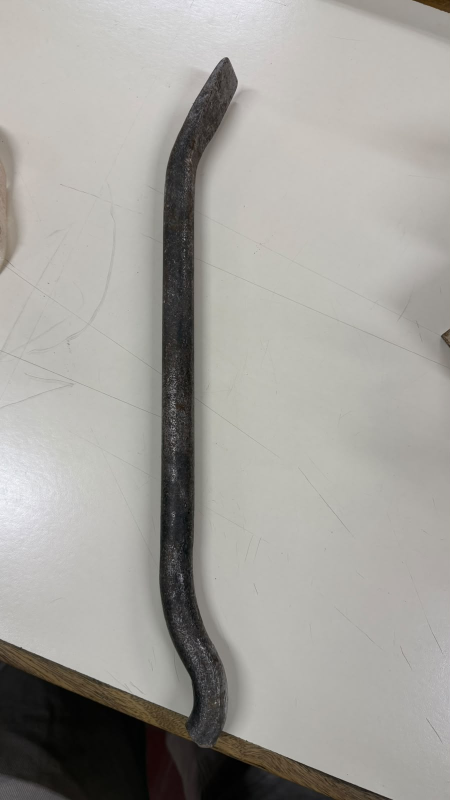
#> input picture MODULO2/4-calidad-fotografica/foto1.jpg, 900 x 1600 px (shown at 1/2 size); its folder holds 4 pictures in this run
$ python mediciones.py   (older library calls are emulated)
#> lines starting #> are read from the running program, lines starting #| are printed output that depends on the picture; after the words box and inside, x2 and y2 are one past the last pixel; in counts of white or black regions, pixels touching at a corner belong together
"""Mediciones de calidad de las fotos (Informe 4). Uso: python mediciones.py  (con foto1.jpg ... foto5.jpg en la carpeta).
Requiere opencv-python, numpy, scipy."""
import cv2, numpy as np, hashlib
from scipy.ndimage import binary_fill_holes

def pieza(im):
    g = cv2.cvtColor(im, cv2.COLOR_BGR2GRAY)
    m = (g < 105).astype(np.uint8)
    m = cv2.morphologyEx(m, cv2.MORPH_OPEN, np.ones((5, 5), np.uint8))
    m = cv2.morphologyEx(m, cv2.MORPH_CLOSE, np.ones((9, 9), np.uint8))
    n, lab, st, _ = cv2.connectedComponentsWithStats(m)
    cand = [k for k in range(1, n) if st[k][3] > 600]          # región alargada (pieza completa)
    if not cand: return None
    k = max(cand, key=lambda k: st[k][4])
    mm = binary_fill_holes(lab == k)
    # recorta la parte que se une con el piso/borde de la mesa: filas con ancho anómalo
    w = mm.sum(1); med = np.median(w[w > 0]); mm[w > 2.2 * med] = False
    return mm

for i in range(1, 6):
    f = f'foto{i}.jpg'; im = cv2.imread(f); h, wd = im.shape[:2]
#> further down, im is the input picture: shape (1600, 900, 3); mean B, G, R 156.7, 161.5, 163.5
#> after `h, wd = im.shape[:2]`: h = 1600; wd = 900
    g = cv2.cvtColor(im, cv2.COLOR_BGR2GRAY)
    lab = cv2.cvtColor(im, cv2.COLOR_BGR2LAB).astype(float)
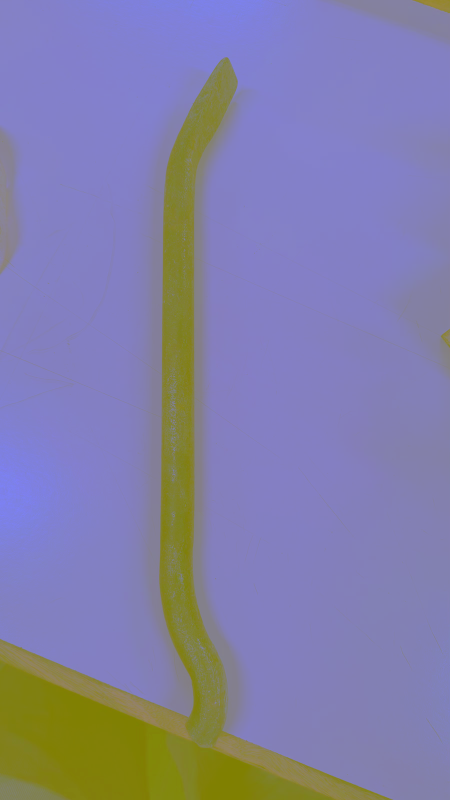
#> lab: shape (1600, 900, 3) float64 (shown at 1/2 size); mean B, G, R 167.6, 127.9, 130.8
    L, A, B = lab[..., 0] * 100 / 255, lab[..., 1] - 128, lab[..., 2] - 128
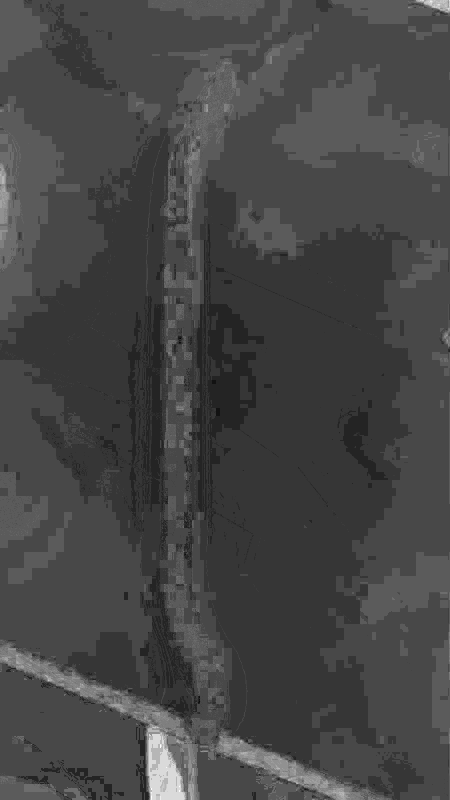
#> A: shape (1600, 900) float64 (shown at 1/2 size); min -4, max 10, mean -0.146; drawn with min black and max white
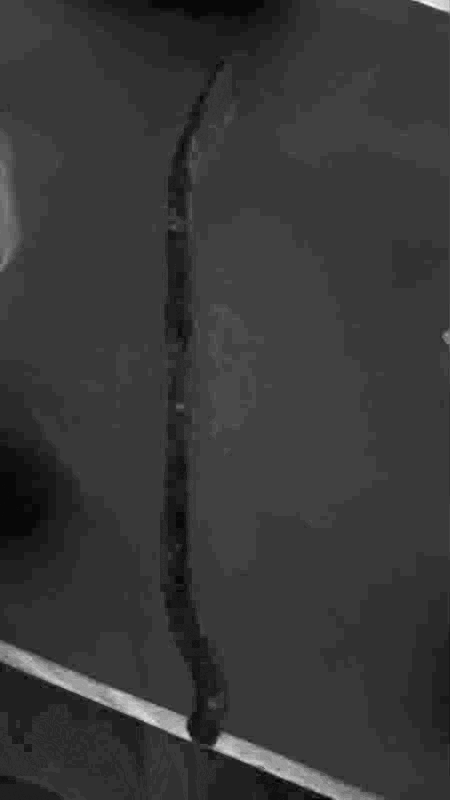
#> B: shape (1600, 900) float64 (shown at 1/2 size); min -4, max 27, mean 2.8; drawn with min black and max white
    hsv = cv2.cvtColor(im, cv2.COLOR_BGR2HSV)
#> hsv: shape (1600, 900, 3); mean H, S, V 29.4, 15.2, 163.6
    bg = (hsv[..., 2] > 150) & (hsv[..., 1] < 40)               # fondo: claro y poco saturado
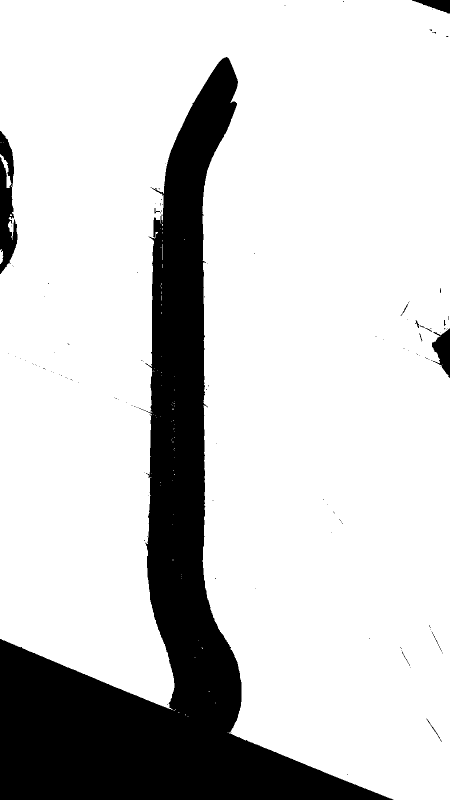
#> bg: shape (1600, 900) bool (shown at 1/2 size); 81% white; 121 black regions (108 under 20 px), largest, box (x1, y1, x2, y2) and area: (0, 114, 787, 1600) 263557, (0, 262, 35, 548) 6086, (864, 657, 900, 756) 2049
    celdas = []
    for r in range(4):
        for c in range(4):
            sl = (slice(r * h // 4, (r + 1) * h // 4), slice(c * wd // 4, (c + 1) * wd // 4))
            if bg[sl].mean() > 0.3: celdas.append(L[sl][bg[sl]].mean())
#> after the loop, celdas = [78.57, 79.72, 79.57, 74.88, 75.82, 72.79, 76.87, 72.45, 80.84, 72.23, 75.32, 70.71, 75.79, 72.75, 70.17]
    p = pieza(im) if i in (1, 4, 5) else None                   # 2 y 3 son tomas de detalle
#> in pieza, `m = (g < 105).astype(np.uint8)`: m: shape (1600, 900); values 0 (black) and 1 (white), 14.9% white; 13 white regions (10 under 20 px), largest, box (x1, y1, x2, y2) and area: (0, 115, 786, 1600) 212778, (824, 0, 900, 26) 1022, (882, 658, 900, 696) 375
#> in pieza, `m = cv2.morphologyEx(m, cv2.MORPH_OPEN, np.ones((5, 5), np.uint8))`: m: shape (1600, 900); values 0 (black) and 1 (white), 14.8% white; 3 white regions, box (x1, y1, x2, y2) and area: (0, 115, 781, 1600) 211446, (832, 0, 900, 26) 1010, (883, 659, 900, 694) 351
#> in pieza, `m = cv2.morphologyEx(m, cv2.MORPH_CLOSE, np.ones((9, 9), np.uint8))`:
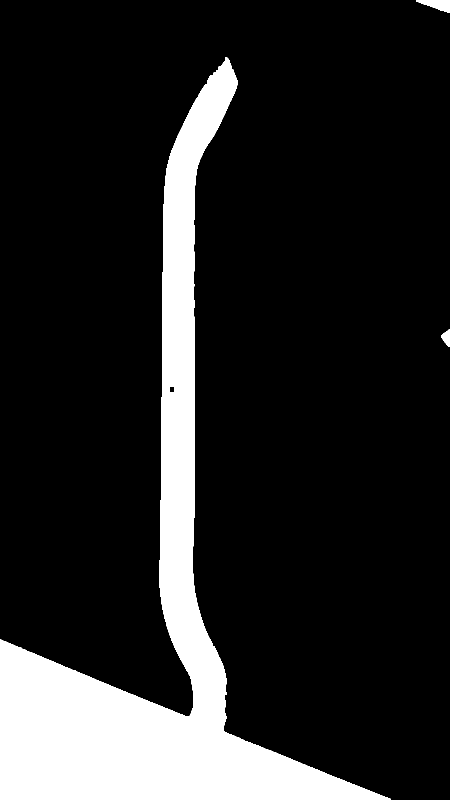
#> m: shape (1600, 900) (shown at 1/2 size); values 0 (black) and 1 (white), 14.9% white; 3 white regions, box (x1, y1, x2, y2) and area: (0, 115, 781, 1600) 213256, (832, 0, 900, 26) 1010, (883, 659, 900, 694) 384
#> in pieza, `n, lab, st, _ = cv2.connectedComponentsWithStats(m)`:
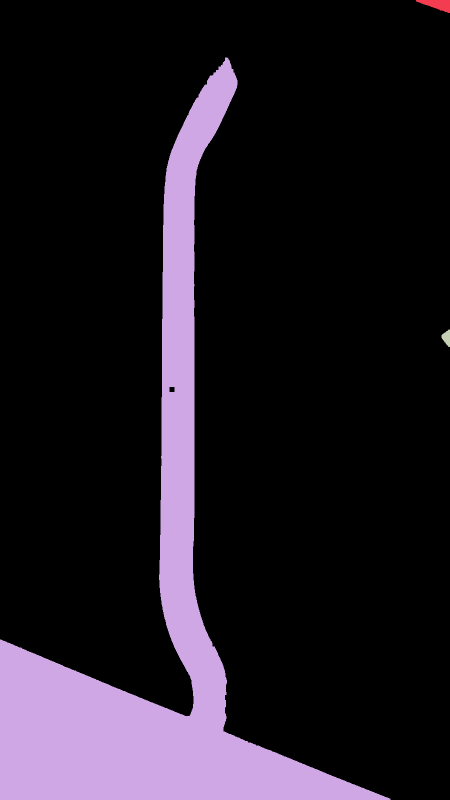
#> lab: shape (1600, 900) int32 (shown at 1/2 size); 4 distinct labels, from 0 to 3; one colour per label, 0 black
#> in pieza, `n, lab, st, _ = cv2.connectedComponentsWithStats(m)`: n = 4; st = [[0, 0, 900, 1600, 1225350], [832, 0, 68, 26, 1010], [0, 115, 781, 1485, 213256], [883, 659, 17, 35, 384]]
#> in pieza, `cand = [k for k in range(1, n) if st[k][3] > 600]`: cand = [2]
#> in pieza, `k = max(cand, key=lambda k: st[k][4])`: k = 2
#> in pieza, `mm = binary_fill_holes(lab == k)`: mm: shape (1600, 900) bool; 14.8% white; 1 white region, box (x1, y1, x2, y2) and area: (0, 115, 781, 1600) 213356
#> in pieza, `w = mm.sum(1)`: w = 1600 values, max 781 at index 1597, min 0 at index 0, mean 133.3
#> in pieza, `med = np.median(w[w > 0])`: med = 67
#> in pieza, `mm[w > 2.2 * med] = False`:
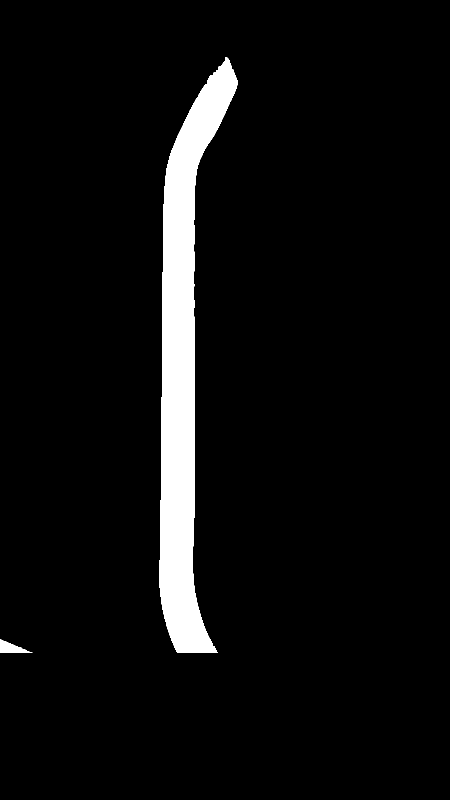
#> mm: shape (1600, 900) bool (shown at 1/2 size); 5.5% white; 2 white regions, box (x1, y1, x2, y2) and area: (318, 115, 475, 1306) 77758, (0, 1279, 65, 1306) 912
    print(f"Foto {i}: {wd}x{h} px | SHA-256 {hashlib.sha256(open(f,'rb').read()).hexdigest()[:16]} | "
          f"nitidez {cv2.Laplacian(g, cv2.CV_64F).var():.0f} | L* fondo {L[bg].mean():.0f} | "
          f"a* {A[bg].mean():+.1f} b* {B[bg].mean():+.1f} | dL* fondo {max(celdas)-min(celdas):.0f} | "
          f"p1-p99 {np.percentile(g,1):.0f}-{np.percentile(g,99):.0f} | saturados {(g>245).mean()*100:.2f} % | "
          f"fondo {bg.mean()*100:.0f} % | ocupacion {'detalle' if p is None else f'{p.mean()*100:.1f} %'}")
#| Foto 1: 900x1600 px | SHA-256 beeff15c42b3f8d4 | nitidez 67 | L* fondo 75 | a* -0.3 b* +2.8 | dL* fondo 11 | p1-p99 5-220 | saturados 0.00 % | fondo 81 % | ocupacion 5.5 %
#> pass 2 of the loop `for i in range(1, 6):`:
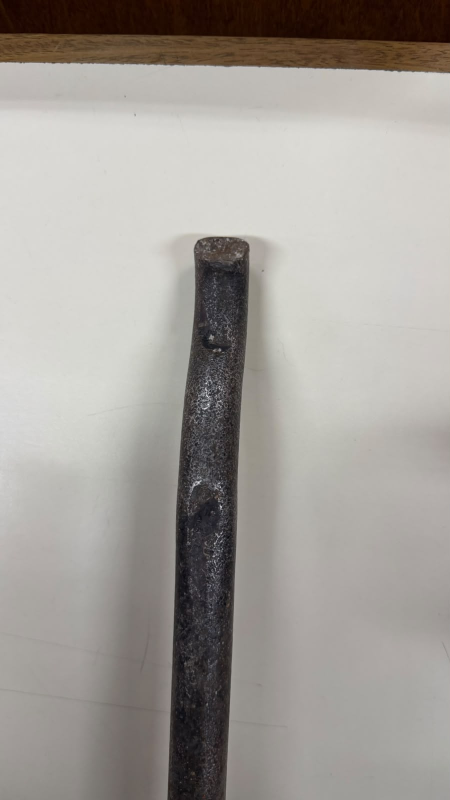
#> input picture MODULO2/4-calidad-fotografica/foto2.jpg, 900 x 1600 px (shown at 1/2 size)
#> im is the input picture: shape (1600, 900, 3); mean B, G, R 153.2, 158.2, 162.6
#> `L, A, B = lab[..., 0] * 100 / 255, lab[..., 1] - 128, lab[..., 2] - 128`:
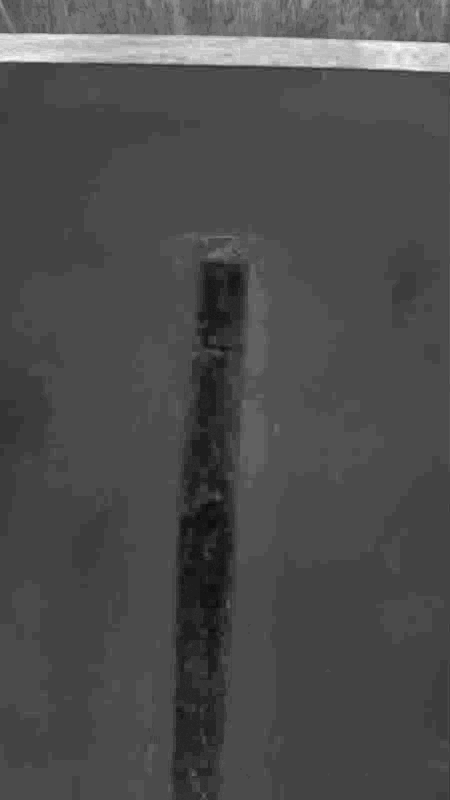
#> B: shape (1600, 900) float64 (shown at 1/2 size); min -7, max 27, mean 3.3; drawn with min black and max white
#> hsv: shape (1600, 900, 3); mean H, S, V 27.8, 27.1, 162.7
#> `bg = (hsv[..., 2] > 150) & (hsv[..., 1] < 40)`:
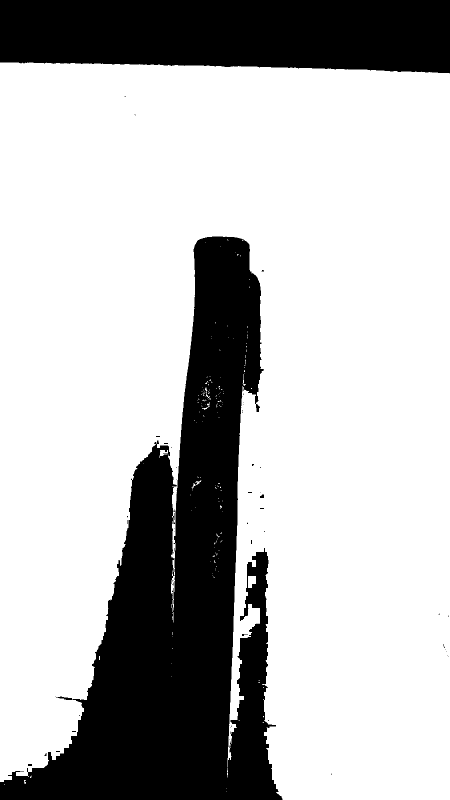
#> bg: shape (1600, 900) bool (shown at 1/2 size); 73% white; 56 black regions (51 under 20 px), largest, box (x1, y1, x2, y2) and area: (0, 473, 565, 1600) 268851, (0, 0, 900, 147) 120109, (520, 989, 528, 996) 46, (56, 1528, 64, 1532) 32, (484, 1268, 496, 1272) 24
#> after the loop `for r in range(4):`: celdas = [82.63, 82.07, 82.37, 82.34, 85.94, 80.8, 81.43, 82.82, 76.46, 69.08, 71.13, 65.01, 65.24, 67.39]
#| Foto 2: 900x1600 px | SHA-256 676df03ee146b05d | nitidez 63 | L* fondo 76 | a* -0.2 b* +2.7 | dL* fondo 21 | p1-p99 15-217 | saturados 0.00 % | fondo 73 % | ocupacion detalle
#> pass 3 of the loop `for i in range(1, 6):`:
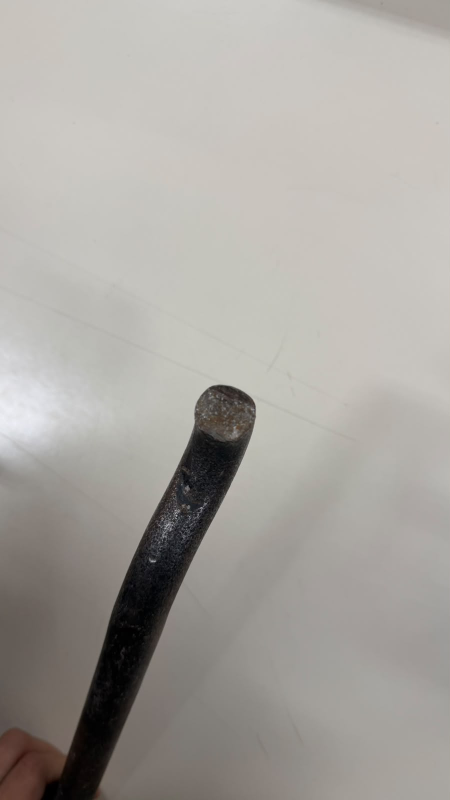
#> input picture MODULO2/4-calidad-fotografica/foto3.jpg, 900 x 1600 px (shown at 1/2 size)
#> im is the input picture: shape (1600, 900, 3); mean B, G, R 159.7, 164.7, 168.1
#> `L, A, B = lab[..., 0] * 100 / 255, lab[..., 1] - 128, lab[..., 2] - 128`:
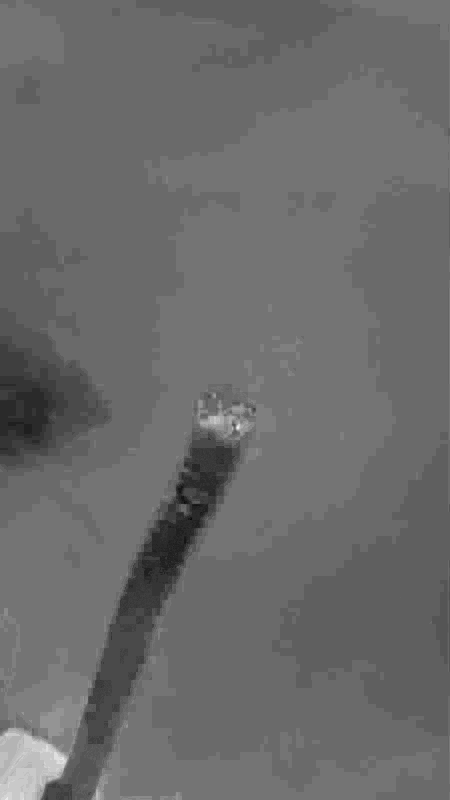
#> B: shape (1600, 900) float64 (shown at 1/2 size); min -7, max 17, mean 3.1; drawn with min black and max white
#> hsv: shape (1600, 900, 3); mean H, S, V 23.3, 16.2, 168.2
#> `bg = (hsv[..., 2] > 150) & (hsv[..., 1] < 40)`:
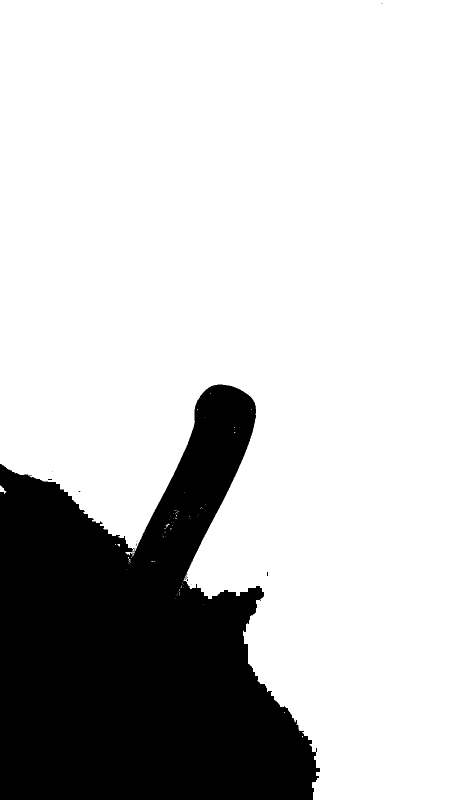
#> bg: shape (1600, 900) bool (shown at 1/2 size); 77.1% white; 13 black regions (12 under 20 px), largest, box (x1, y1, x2, y2) and area: (0, 769, 640, 1600) 329849
#> after the loop `for r in range(4):`: celdas = [79.96, 80.24, 80.01, 78.17, 78.53, 78.39, 79.06, 79.23, 74.77, 70.09, 69.7, 70.34, 63.93, 66.02]
#| Foto 3: 900x1600 px | SHA-256 aa67f73e45655e32 | nitidez 20 | L* fondo 76 | a* +0.0 b* +3.1 | dL* fondo 16 | p1-p99 6-210 | saturados 0.00 % | fondo 77 % | ocupacion detalle
#> (the run stopped early here; a loop or call above may not have finished)
